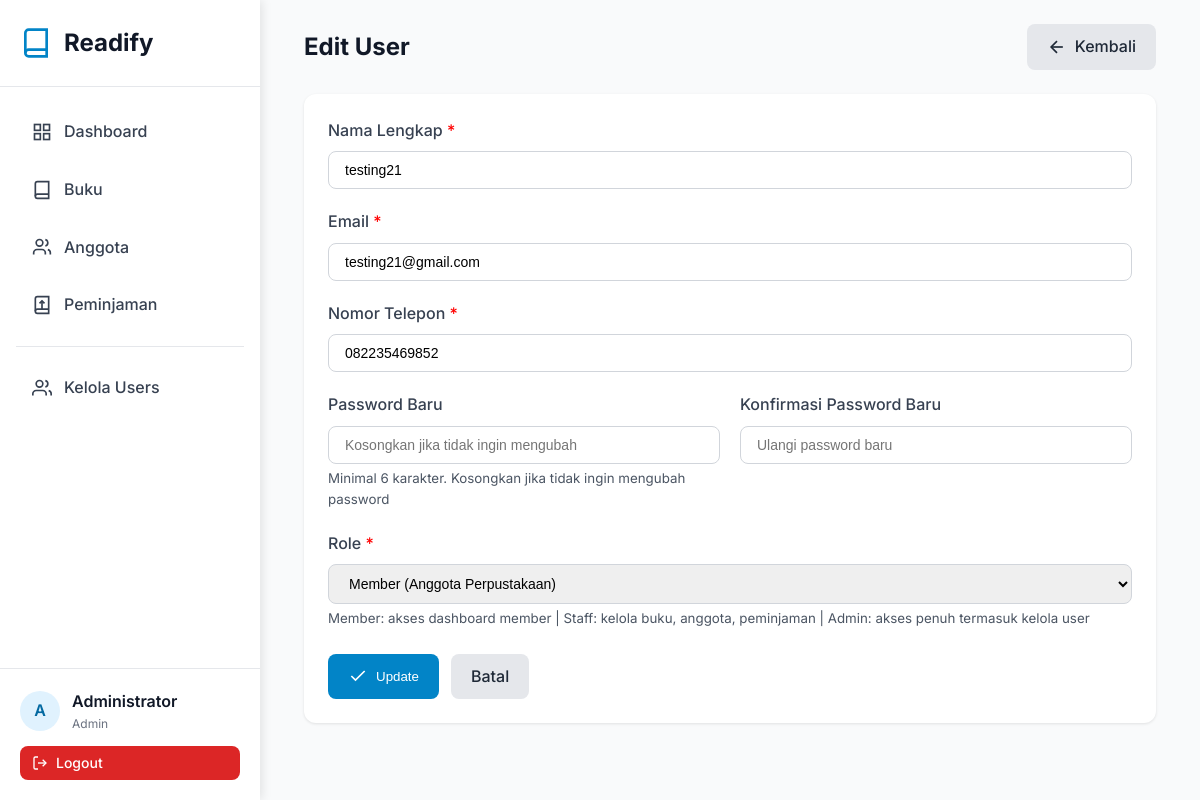
The page /pages/users/edit.php?id=17 (signed in) on the database its author committed.
### tables this page shows
CREATE TABLE `users` (
  `id` int NOT NULL AUTO_INCREMENT,
  `name` varchar(100) NOT NULL,
  `email` varchar(100) NOT NULL,
  `phone` varchar(20) DEFAULT NULL,
  `password` varchar(255) NOT NULL,
  `role` enum('admin','staff','member') DEFAULT 'member',
  `created_at` timestamp NULL DEFAULT CURRENT_TIMESTAMP,
  `updated_at` timestamp NULL DEFAULT CURRENT_TIMESTAMP ON UPDATE CURRENT_TIMESTAMP,
  PRIMARY KEY (`id`),
  UNIQUE KEY `email` (`email`)
);

### config/config.php (called while the page is built, shortened)
<?php
require_once BASE_PATH . '/config/database.php';
function isLoggedIn() {
    return isset($_SESSION['user_id']);
}
function getCurrentUser() {
    if (isLoggedIn()) {
        $db = new Database();
        $user = $db->fetchOne("SELECT id, name, email, role FROM users WHERE id = ?", [$_SESSION['user_id']]);
        return $user;
    }
    return null;
}
function isAdmin() {
    return isLoggedIn() && isset($_SESSION['user_role']) && $_SESSION['user_role'] === 'admin';
}

### config/database.php (called while the page is built, shortened)
<?php
class Database {
    private $host = DB_HOST;
    private $user = DB_USER;
    private $pass = DB_PASS;
    private $dbname = DB_NAME;
    private $conn;
    private function connect() {
        $this->conn = null;
        try {
            $dsn = "mysql:host=" . $this->host . ";dbname=" . $this->dbname . ";charset=utf8mb4";
            $options = [
                PDO::ATTR_ERRMODE => PDO::ERRMODE_EXCEPTION,
                PDO::ATTR_DEFAULT_FETCH_MODE => PDO::FETCH_ASSOC,
                PDO::ATTR_EMULATE_PREPARES => false,
            ];
            $this->conn = new PDO($dsn, $this->user, $this->pass, $options);
        } catch(PDOException $e) {
            $this->error = $e->getMessage();
            die("Connection failed: " . $this->error);
        }
    }
    public function query($sql, $params = []) {
        try {
            $stmt = $this->conn->prepare($sql);
            $stmt->execute($params);
            return $stmt;
        } catch(PDOException $e) {
            throw new Exception($e->getMessage());
        }
    }
    public function fetchOne($sql, $params = []) {
        $stmt = $this->query($sql, $params);
        return $stmt->fetch();
    }
}

### pages/users/edit.php (the view, shortened to what this page needs)
<?php
require_once '../../config/config.php';
$db = new Database();
$userId = isset($_GET['id']) ? (int)$_GET['id'] : (isset($_POST['user_id']) ? (int)$_POST['user_id'] : 0);
$user = $db->fetchOne("SELECT * FROM users WHERE id = ?", [$userId]);
include_once '../../includes/header.php';
include_once '../../includes/sidebar.php';
?>
<div class="container">
    <div class="card-header">
        <h1 class="card-title">Edit User</h1>
        <a href="index.php" class="btn btn-secondary">
            <svg width="20" height="20" viewBox="0 0 24 24" fill="none" stroke="currentColor" stroke-width="2">
                <line x1="19" y1="12" x2="5" y2="12"></line>
                <polyline points="12 19 5 12 12 5"></polyline>
            </svg>
            Kembali
        </a>
    </div>
    <div class="card">
        <form method="POST" action="edit.php?id=<?php echo $userId; ?>">
            <div class="form-group">
                <label class="form-label">Nama Lengkap <span style="color: red;">*</span></label>
                <input type="text" name="name" class="form-control" placeholder="John Doe"
                       value="<?php echo isset($_POST['name']) ? htmlspecialchars($_POST['name']) : htmlspecialchars($user['name']); ?>" required>
            </div>
            <div class="form-group">
                <label class="form-label">Email <span style="color: red;">*</span></label>
                <input type="email" name="email" class="form-control" placeholder="email@example.com"
                       value="<?php echo isset($_POST['email']) ? htmlspecialchars($_POST['email']) : htmlspecialchars($user['email']); ?>" required>
            </div>
            <div class="form-group">
                <label class="form-label">Nomor Telepon <span style="color: red;">*</span></label>
                <input type="tel" name="phone" class="form-control" placeholder="08123456789"
                       value="<?php echo isset($_POST['phone']) ? htmlspecialchars($_POST['phone']) : htmlspecialchars($user['phone'] ?? ''); ?>" required>
            </div>
            <div class="form-row">
                <div class="form-group">
                    <label class="form-label">Password Baru</label>
                    <input type="password" name="password" class="form-control" placeholder="Kosongkan jika tidak ingin mengubah">
                    <small style="color: var(--gray-600); display: block; margin-top: 4px;">
                        Minimal 6 karakter. Kosongkan jika tidak ingin mengubah password
                    </small>
                </div>
                <div class="form-group">
                    <label class="form-label">Konfirmasi Password Baru</label>
                    <input type="password" name="confirm_password" class="form-control" placeholder="Ulangi password baru">
                </div>
            </div>
            <div class="form-group">
                <label class="form-label">Role <span style="color: red;">*</span></label>
                <select name="role" class="form-control" required>
                    <option value="member" <?php echo (isset($_POST['role']) ? $_POST['role'] : $user['role']) == 'member' ? 'selected' : ''; ?>>Member (Anggota Perpustakaan)</option>
                </select>
                <small style="color: var(--gray-600); display: block; margin-top: 4px;">
                    Member: akses dashboard member | Staff: kelola buku, anggota, peminjaman | Admin: akses penuh termasuk kelola user
                </small>
            </div>
            <div style="display: flex; gap: 12px; margin-top: 24px;">
                <button type="submit" class="btn btn-primary">
                    <svg width="20" height="20" viewBox="0 0 24 24" fill="none" stroke="currentColor" stroke-width="2">
                        <polyline points="20 6 9 17 4 12"></polyline>
                    </svg>
                    Update
                </button>
                <a href="index.php" class="btn btn-secondary">Batal</a>
            </div>
        </form>
    </div>
</div>
<?php include_once '../../includes/footer.php'; ?>

### includes/sidebar.php
<?php
$currentPage = basename($_SERVER['PHP_SELF'], '.php');
$currentUser = getCurrentUser();
?>
<div class="sidebar">
    <div class="sidebar-logo">
        <svg viewBox="0 0 24 24" fill="none" stroke="currentColor" stroke-width="2">
            <path d="M4 19.5A2.5 2.5 0 0 1 6.5 17H20"></path>
            <path d="M6.5 2H20v20H6.5A2.5 2.5 0 0 1 4 19.5v-15A2.5 2.5 0 0 1 6.5 2z"></path>
        </svg>
        <h1>Readify</h1>
    </div>
    <nav class="sidebar-nav">
        <a href="<?php echo SITE_URL; ?>/pages/dashboard.php" class="nav-item <?php echo $currentPage == 'dashboard' ? 'active' : ''; ?>">
            <svg viewBox="0 0 24 24" fill="none" stroke="currentColor" stroke-width="2">
                <rect x="3" y="3" width="7" height="7"></rect>
                <rect x="14" y="3" width="7" height="7"></rect>
                <rect x="14" y="14" width="7" height="7"></rect>
                <rect x="3" y="14" width="7" height="7"></rect>
            </svg>
            Dashboard
        </a>
        <a href="<?php echo SITE_URL; ?>/pages/books/index.php" class="nav-item <?php echo $currentPage == 'index' && strpos($_SERVER['PHP_SELF'], 'books') !== false ? 'active' : ''; ?>">
            <svg viewBox="0 0 24 24" fill="none" stroke="currentColor" stroke-width="2">
                <path d="M4 19.5A2.5 2.5 0 0 1 6.5 17H20"></path>
                <path d="M6.5 2H20v20H6.5A2.5 2.5 0 0 1 4 19.5v-15A2.5 2.5 0 0 1 6.5 2z"></path>
            </svg>
            Buku
        </a>
        <a href="<?php echo SITE_URL; ?>/pages/members/index.php" class="nav-item <?php echo $currentPage == 'index' && strpos($_SERVER['PHP_SELF'], 'members') !== false ? 'active' : ''; ?>">
            <svg viewBox="0 0 24 24" fill="none" stroke="currentColor" stroke-width="2">
                <path d="M16 21v-2a4 4 0 0 0-4-4H6a4 4 0 0 0-4 4v2"></path>
                <circle cx="9" cy="7" r="4"></circle>
                <path d="M22 21v-2a4 4 0 0 0-3-3.87"></path>
                <path d="M16 3.13a4 4 0 0 1 0 7.75"></path>
            </svg>
            Anggota
        </a>
        <a href="<?php echo SITE_URL; ?>/pages/loans/index.php" class="nav-item <?php echo $currentPage == 'index' && strpos($_SERVER['PHP_SELF'], 'loans') !== false ? 'active' : ''; ?>">
            <svg viewBox="0 0 24 24" fill="none" stroke="currentColor" stroke-width="2">
                <path d="M4 19.5A2.5 2.5 0 0 1 6.5 17H20"></path>
                <path d="M6.5 2H20v20H6.5A2.5 2.5 0 0 1 4 19.5v-15A2.5 2.5 0 0 1 6.5 2z"></path>
                <path d="M12 7v10"></path>
                <path d="M9 10l3-3 3 3"></path>
            </svg>
            Peminjaman
        </a>
        <?php if (isAdmin()): ?>
            <hr style="margin: 16px 0; border: none; border-top: 1px solid var(--gray-200);">
            <a href="<?php echo SITE_URL; ?>/pages/users/index.php" class="nav-item <?php echo $currentPage == 'index' && strpos($_SERVER['PHP_SELF'], 'users') !== false ? 'active' : ''; ?>">
                <svg viewBox="0 0 24 24" fill="none" stroke="currentColor" stroke-width="2">
                    <path d="M17 21v-2a4 4 0 0 0-4-4H5a4 4 0 0 0-4 4v2"></path>
                    <circle cx="9" cy="7" r="4"></circle>
                    <path d="M23 21v-2a4 4 0 0 0-3-3.87"></path>
                    <path d="M16 3.13a4 4 0 0 1 0 7.75"></path>
                </svg>
                Kelola Users
            </a>
        <?php endif; ?>
    </nav>
    <div class="sidebar-user">
        <div class="user-info">
            <div class="user-avatar"><?php echo strtoupper(substr($currentUser['name'], 0, 1)); ?></div>
            <div>
                <div class="user-name"><?php echo htmlspecialchars($currentUser['name']); ?></div>
                <div class="user-role"><?php echo ucfirst($currentUser['role']); ?></div>
            </div>
        </div>
        <a href="<?php echo SITE_URL; ?>/pages/auth/logout.php" class="btn btn-danger btn-sm" style="width: 100%;">
            <svg width="16" height="16" viewBox="0 0 24 24" fill="none" stroke="currentColor" stroke-width="2">
                <path d="M9 21H5a2 2 0 0 1-2-2V5a2 2 0 0 1 2-2h4"></path>
                <polyline points="16 17 21 12 16 7"></polyline>
                <line x1="21" y1="12" x2="9" y2="12"></line>
            </svg>
            Logout
        </a>
    </div>
</div>
<div class="main-content">

### assets/css/style.css (style rules this page uses)
:root { --primary-50: #f0f9ff; --primary-100: #e0f2fe; --primary-500: #0ea5e9; --primary-600: #0284c7; --primary-700: #0369a1; --gray-50: #f9fafb; --gray-100: #f3f4f6; --gray-200: #e5e7eb; --gray-300: #d1d5db; --gray-500: #6b7280; --gray-600: #4b5563; --gray-700: #374151; --gray-800: #1f2937; --gray-900: #111827; }
* { margin: 0; padding: 0; box-sizing: border-box; }
body { font-family: "Inter", -apple-system, BlinkMacSystemFont, "Segoe UI", sans-serif; background-color: var(--gray-50); color: var(--gray-900); line-height: 1.6; }
.container { max-width: 1200px; margin: 0 auto; padding: 0 20px; }
.sidebar { position: fixed; top: 0; left: 0; height: 100vh; width: 260px; background: white; box-shadow: 2px 0 10px rgba(0, 0, 0, 0.1); z-index: 1000; overflow-y: auto; }
.sidebar-logo { padding: 24px 20px; border-bottom: 1px solid var(--gray-200); display: flex; align-items: center; gap: 12px; }
.sidebar-logo svg { width: 32px; height: 32px; color: var(--primary-600); }
.sidebar-logo h1 { font-size: 24px; font-weight: 700; color: var(--gray-900); }
.sidebar-nav { padding: 20px 16px; }
.nav-item { display: flex; align-items: center; gap: 12px; padding: 12px 16px; margin-bottom: 8px; border-radius: 8px; color: var(--gray-700); text-decoration: none; transition: all 0.2s; font-weight: 500; }
.nav-item svg { width: 20px; height: 20px; }
.sidebar-user { position: absolute; bottom: 0; left: 0; right: 0; padding: 20px; border-top: 1px solid var(--gray-200); }
.user-info { display: flex; align-items: center; gap: 12px; margin-bottom: 12px; }
.user-avatar { width: 40px; height: 40px; border-radius: 50%; background: var(--primary-100); display: flex; align-items: center; justify-content: center; font-weight: 600; color: var(--primary-700); }
.user-name { font-weight: 600; color: var(--gray-900); }
.user-role { font-size: 12px; color: var(--gray-500); }
.main-content { margin-left: 260px; padding: 24px; min-height: 100vh; }
.card { background: white; border-radius: 12px; box-shadow: 0 1px 3px rgba(0, 0, 0, 0.1); padding: 24px; margin-bottom: 24px; }
.card-header { display: flex; justify-content: space-between; align-items: center; margin-bottom: 24px; }
.card-title { font-size: 24px; font-weight: 700; color: var(--gray-900); }
.btn { padding: 10px 20px; border-radius: 8px; font-weight: 500; cursor: pointer; border: none; transition: all 0.2s; text-decoration: none; display: inline-flex; align-items: center; gap: 8px; }
.btn-primary { background-color: var(--primary-600); color: white; }
.btn-secondary { background-color: var(--gray-200); color: var(--gray-800); }
.btn-danger { background-color: #dc2626; color: white; }
.btn-sm { padding: 6px 12px; font-size: 14px; }
.form-group { margin-bottom: 20px; }
.form-label { display: block; margin-bottom: 8px; font-weight: 500; color: var(--gray-700); }
.form-control { width: 100%; padding: 10px 16px; border: 1px solid var(--gray-300); border-radius: 8px; font-size: 14px; transition: all 0.2s; }
.form-row { display: grid; grid-template-columns: repeat(2, 1fr); gap: 20px; }

### rows shown on the page
users: name "A", name "Administrator", role "Admin"
users: name "testing21", email "testing21@gmail.com", phone "082235469852", role "Member (Anggota Perpustakaan)"
